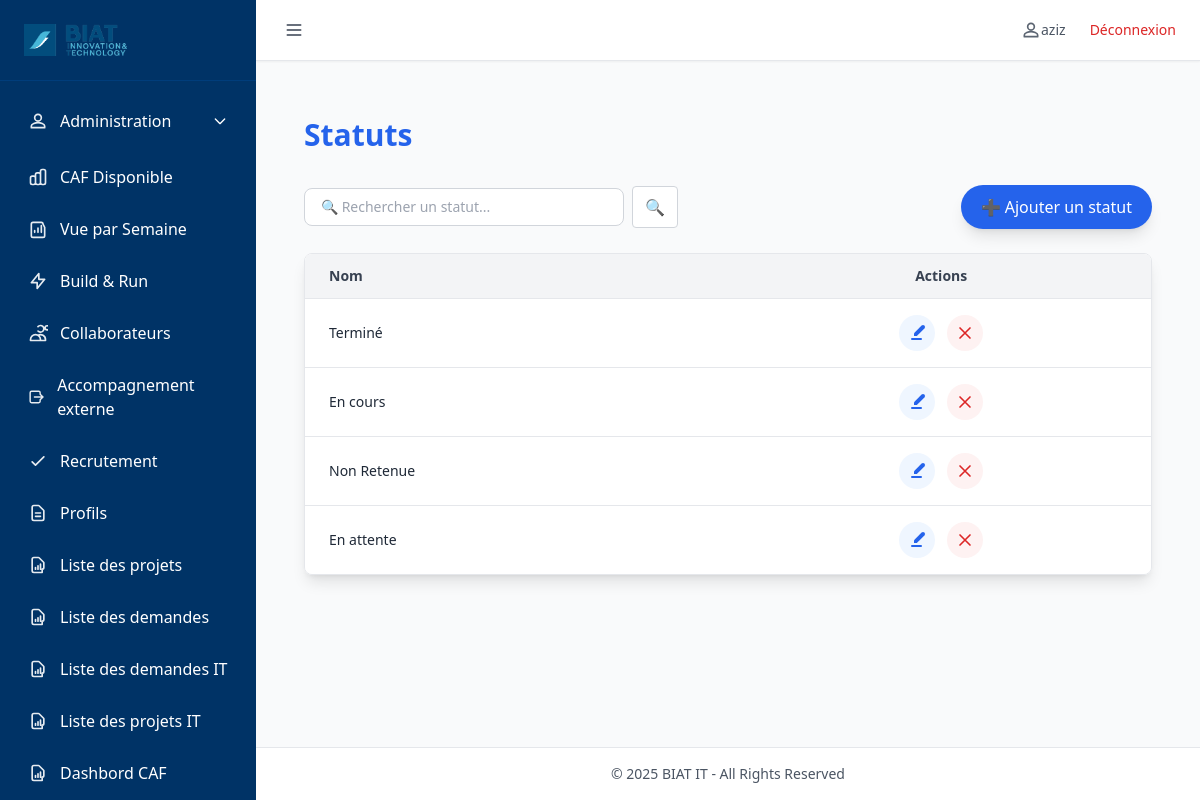
/statut/ (signed in), run on an earlier commit of the app's database.
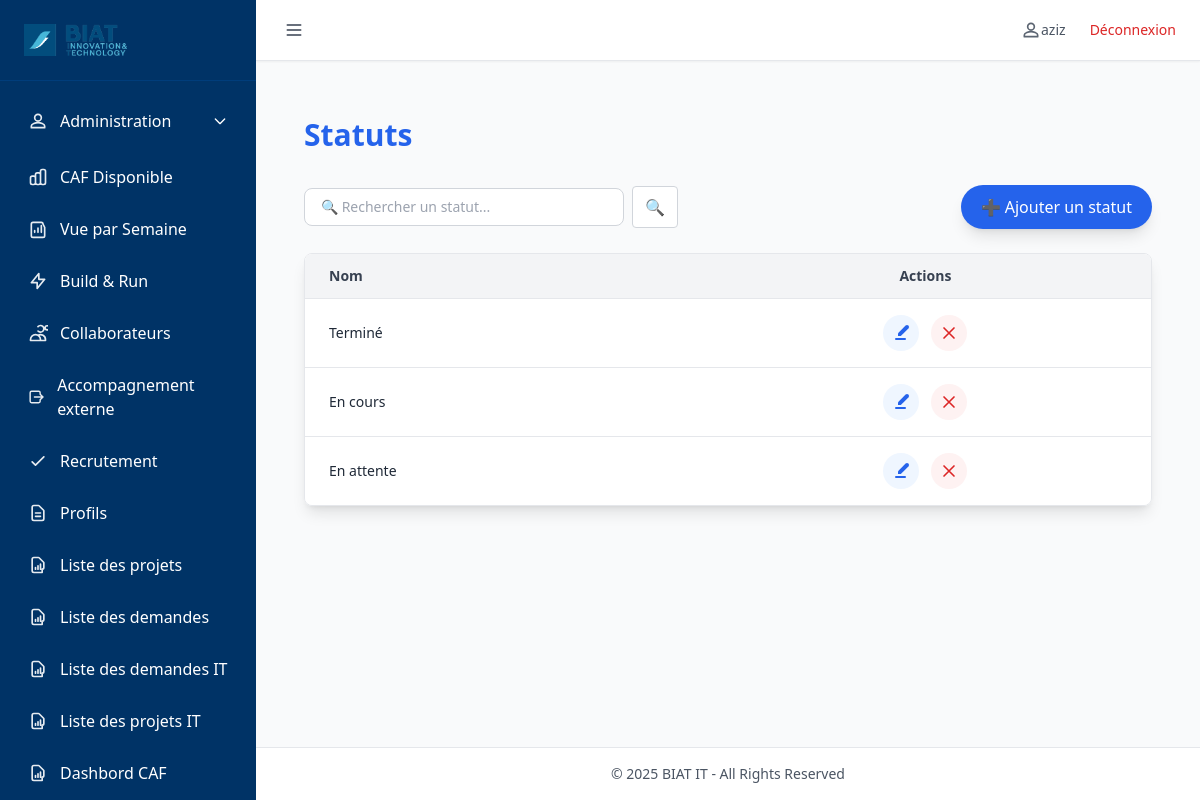
And on a later commit of the database.
### tables this page shows
CREATE TABLE Statut (
    id INTEGER PRIMARY KEY AUTOINCREMENT,
    nom TEXT NOT NULL UNIQUE,
    idate DATETIME DEFAULT (DATETIME('now')),
    iuser INTEGER,
    udate DATETIME,
    uuser INTEGER
);

### routes/statut_routes.py (the view)
@statut_bp.route("/")
def liste_statuts():
    q = (request.args.get("q", "") or "").strip()
    sql = "SELECT id, nom FROM Statut"
    params = []
    if q:
        sql += " WHERE nom LIKE ? COLLATE NOCASE"
        params.append(f"%{q}%")
    sql += " ORDER BY id DESC"
    rows = query_db(sql, params)
    statuts = [dict(r) for r in rows]
    return render_template("statut_liste.html", statuts=statuts)

### utils/db_utils.py (called while the page is built)
def get_connection():
    conn = sqlite3.connect(
        DB_PATH,
        timeout=60,               # ⏱️ Patiente jusqu'à 60s avant "database is locked"
        check_same_thread=False
    )
    conn.row_factory = sqlite3.Row
    conn.execute("PRAGMA journal_mode=WAL;")      # Autorise les écritures concurrentes
    conn.execute("PRAGMA synchronous=NORMAL;")    # Bon compromis vitesse/sécurité
    conn.execute("PRAGMA foreign_keys = ON;")     # Active les clés étrangères
    conn.execute("PRAGMA busy_timeout = 60000;")  # Attend 60s avant d'abandonner une écriture
    return conn

def query_db(query, args=(), one=False, retries=3, delay=1):
    for attempt in range(retries):
        try:
            conn = get_connection()
            cur = conn.execute(query, args)
            rows = cur.fetchall()
            cur.close()
            conn.close()
            return (rows[0] if rows else None) if one else rows
        except sqlite3.OperationalError as e:
            if "locked" in str(e).lower() and attempt < retries - 1:
                time.sleep(delay)
                continue
            raise

### templates/statut_liste.html (shortened to what this page needs)
{% extends "base.html" %}
{% block content %}
<div class="max-w-6xl mx-auto px-6 py-8">
  <h1 class="text-3xl font-bold mb-8 text-blue-600">Statuts</h1>
  <div class="mb-6 flex flex-col md:flex-row md:items-center md:justify-between gap-4">
    <form method="get" action="{{ url_for('statut.liste_statuts') }}" class="flex items-center gap-2">
      <input type="text" name="q" value="{{ request.args.get('q','') }}"
             placeholder="🔍 Rechercher un statut..."
             class="border border-gray-300 rounded-lg px-4 py-2 text-sm w-80 focus:ring-blue-400 focus:border-blue-400">
      <button type="submit"
              class="bg-white border border-gray-300 px-3 py-2 rounded text-blue-600 hover:text-blue-800 transition">
        🔍
      </button>
    </form>
    <button onclick="openAddModal()"
            class="bg-blue-600 hover:bg-blue-700 text-white px-5 py-2.5 rounded-full shadow-lg flex items-center gap-2 transition">
      ➕ Ajouter un statut
    </button>
  </div>
  <div class="overflow-x-auto shadow-lg rounded-lg border border-gray-200">
    <table class="min-w-full bg-white divide-y divide-gray-200">
      <thead class="bg-gray-100">
        <tr>
          <th class="px-6 py-3 text-left text-sm font-semibold text-gray-700">Nom</th>
          <th class="px-6 py-3 text-center text-sm font-semibold text-gray-700">Actions</th>
        </tr>
      </thead>
      <tbody class="divide-y divide-gray-200">
        {% for s in statuts %}
        <tr class="hover:bg-gray-50 transition">
          <td class="px-6 py-4 text-sm text-gray-800">{{ s.nom }}</td>
          <td class="px-6 py-4 text-center">
            <div class="flex items-center justify-center gap-3">
              <button type="button"
                      onclick='openEditModal({{ s.id|tojson }}, {{ s.nom|tojson }})'
                      class="inline-flex items-center justify-center p-2 rounded-full bg-blue-50 hover:bg-blue-100 text-blue-600 transition"
                      title="Modifier">
                <svg xmlns="http://www.w3.org/2000/svg" class="h-5 w-5" fill="currentColor" viewBox="0 0 20 20">
                  <path d="M17.414 2.586a2 2 0 00-2.828 0L7 10.172V13h2.828l7.586-7.586a2 2 0 000-2.828z"/>
                  <path fill-rule="evenodd" d="M4 16a1 1 0 011-1h9a1 1 0 110 2H5a1 1 0 01-1-1z" clip-rule="evenodd"/>
                </svg>
              </button>
              <form action="{{ url_for('statut.supprimer_statut', id=s.id) }}" method="post"
                    onsubmit="return confirm('Supprimer {{ s.nom }} ?')">
                <button type="submit"
                        class="inline-flex items-center justify-center p-2 rounded-full bg-red-50 hover:bg-red-100 text-red-600 transition"
                        title="Supprimer">
                  <svg xmlns="http://www.w3.org/2000/svg" class="h-5 w-5"
                       fill="none" viewBox="0 0 24 24" stroke="currentColor">
                    <path stroke-linecap="round" stroke-linejoin="round" stroke-width="2"
                          d="M6 18L18 6M6 6l12 12"/>
                  </svg>
                </button>
              </form>
            </div>
          </td>
        </tr>
        {% else %}
        <tr>
          <td colspan="2" class="text-center px-6 py-6 text-gray-500">Aucun statut trouvé</td>
        </tr>
        {% endfor %}
      </tbody>
    </table>
  </div>
</div>
{% endblock %}

What changed in the data, as far as the page shows it:
removed Statut: nom "Non Retenue"
